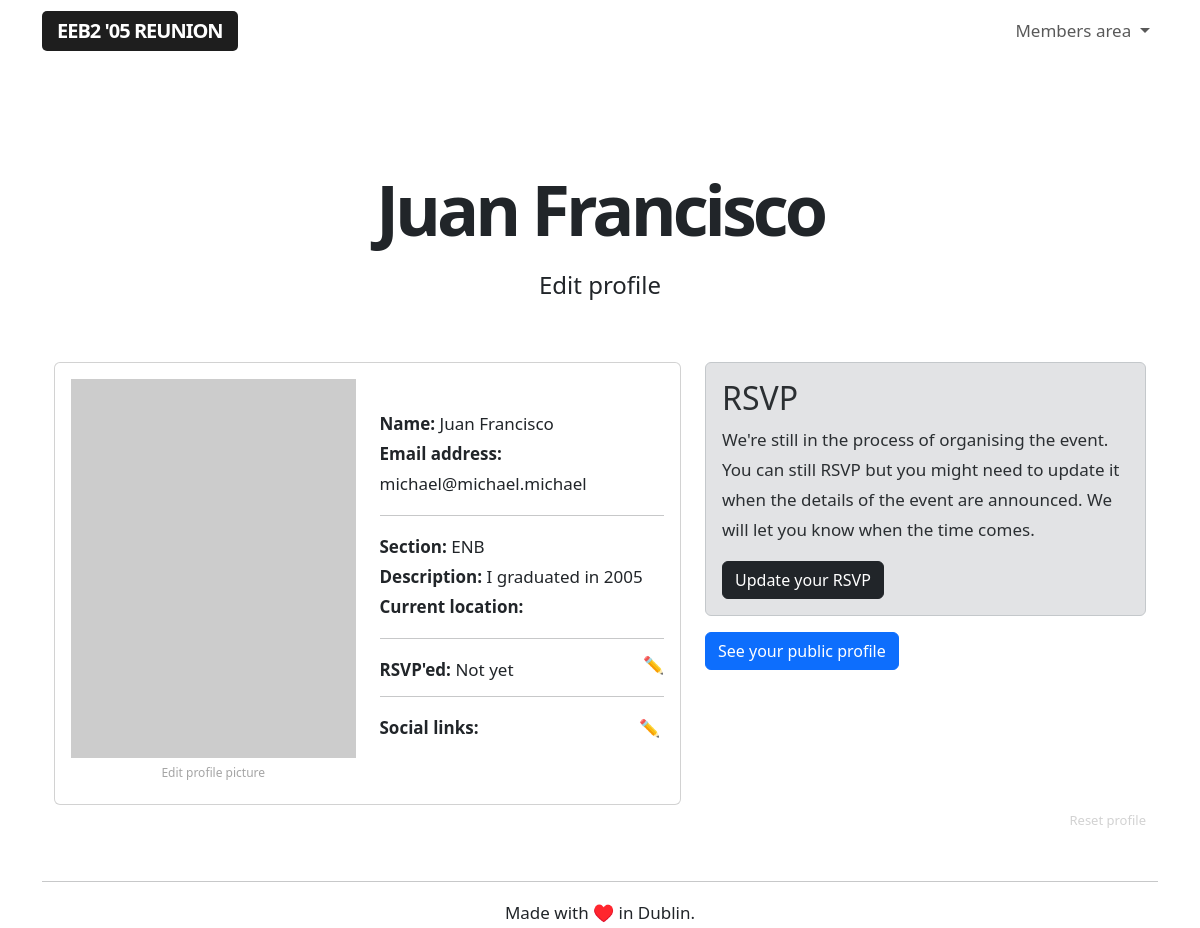
Screenshot of /user/2 (signed in) with the database file from the repository.
### app/models.py (models this page shows, shortened)
class User(UserMixin, db.Model):
    id = db.Column(db.Integer, primary_key=True)
    username = db.Column(db.String(64), index=True, unique=True)
    name = db.Column(db.String(64), index=True, unique=False)
    section = db.Column(db.String(64), index=True, unique=False)
    email = db.Column(db.String(120), index=True, unique=True)
    password_hash = db.Column(db.String(128))
    role = db.Column(db.String(64), index=True, unique=False)
    rsvp = db.Column(db.String(64), index=True, unique=False)
    avatar = db.Column(db.String(64), index=True, unique=False)
    currentlocation = db.Column(db.String(64), index=True, unique=False)
    verified = db.Column(db.String(64), index=True, unique=False)
    facebook = db.Column(db.String(64), index=True, unique=False)
    twitter = db.Column(db.String(64), index=True, unique=False)
    instagram = db.Column(db.String(64), index=True, unique=False)
    linkedin = db.Column(db.String(64), index=True, unique=False)
    snapchat = db.Column(db.String(64), index=True, unique=False)
    reddit = db.Column(db.String(64), index=True, unique=False)
    mastodon = db.Column(db.String(64), index=True, unique=False)
    tiktok = db.Column(db.String(64), index=True, unique=False)

### app/routes.py (the view)
@app.route('/user/<userid>', methods=['GET'])
@login_required
def user(userid):
    user = User.query.filter_by(id=userid).first()
    guest = Guest.query.filter_by(email=user.email).first()
    if user.name:
        if guest is None and user.id == current_user.id:
            return render_template('profile.html', user=user, userid=userid)
        elif user.id == current_user.id :
            return render_template('profile.html', user=user, userid=userid,
                guestid = guest.id)
        elif guest is None and current_user.role == 'admin':
            return render_template('profile.html', user=user, userid=userid)
        elif current_user.role == 'admin' :
            return render_template('profile.html', user=user, userid=userid,
                guestid = guest.id)
        else:
            flash("You don't have permission to access this profile.")
            return redirect(url_for('user', userid=current_user.id))
    elif guest is None:
        flash('Take a few seconds to complete your profile.')
        return redirect(url_for('selectrole', userid=userid))

### app/models.py (called while the page is built)
@login.user_loader
def load_user(id):
    return User.query.get(int(id))

### app/templates/profile.html (shortened to what this page needs)
{% extends "base.html" %}
{% block content %}
<div class="title">
    {% if current_user.role == 'admin' %}
        <h1>{{ user.name }}</h1>
        <h4>Edit profile</h4>
    {% else %}
        <h1>Your profile</h1>
        <h4>Hello {% if current_user.name %} there {{ user.name }}.{% else %}stranger.{% endif %}
    {% endif %}
</div>
<div class="container profile">
  <div class="row align-items-start">
    <div class="col-7">
        <div class="card">
            <div class="card-body">
                <div class="row align-items-start">
                    <div class="col-6">
                        {% if user.avatar %}
                        <img class="placeholderimage" src="/static/uploads/{{ user.avatar }}">
                        {% else %}
                        <img class="placeholderimage" src="https://dummyimage.com/600x800/c2c2c2/fff.jpg&text=Profile+placeholder">
                        {% endif %}
                        <a href="{{ url_for('upload_files', userid=userid) }}" class="edit-avatar">Edit profile picture</a>
                    </div>
                    <div class="col-6">
                        <br>
                        <b>Name:</b> {{ user.name }}
                        <br>
                        <b>Email address:</b> {{ user.username }}
                        <hr>
                        {% if current_user.section %}
                        <b>Section:</b> {{ user.section }}
                        <br>
                        {% endif %}
                        <b>Description:</b> {{ user.role }}
                        <br>
                        <b>Current location:</b> {{user.currentlocation }}
                        <hr>
                        <b>RSVP'ed:</b> {{ user.rsvp }}
                        <br>
                        <p><a href="{{url_for('rsvp', userid=userid) }}" class="nolinkdecoration align-right edit-rsvp">✏️</a></p>
                        <hr>
                        <div class="editsociallinks align-items-end">
                            <a href="{{ url_for('socialLinks', userid=userid) }}" class="nolinkdecoration">✏️</a>
                        </div>
                        <b>Social links:</b>
                        <br>
                    </div>
                </div>
            </div>
        </div>
    </div>
    <div class="col-5">
        <div class="alert alert-secondary">
            <h2>RSVP</h2>
            <p>We're still in the process of organising the event. You can still RSVP but you might need to update it when the details of the event are announced. We will let you know when the time comes.</p>
          <a class="btn btn-dark" href="{{ url_for('rsvp', userid=current_user.id) }}" role="button">Update your RSVP</a>
        </div>
        {% if user.role == 'I graduated in 2005' %}
        <div>
            <a class="btn btn-primary" href="{{ url_for('public', guestid=guestid) }}" role="button">See your public profile</a>
        </div>
        {% elif user.role == 'admin' and user.section %}
        <div>
            <a class="btn btn-primary" href="{{ url_for('public', guestid=guestid) }}" role="button">See your public profile</a>
        </div>
        {% elif user.role == 'admin' and user.section == '' %}
        <div>
            <a class="btn btn-primary" href="{{ url_for('publicother', userid=userid) }}" role="button">See your public profile</a>
        </div>
        {% else %}
        <div>
            <a class="btn btn-primary" href="{{ url_for('publicother', userid=userid) }}" role="button">See your public profile</a>
        </div>
        {% endif %}
      </div>
    </div>
            <a href="{{ url_for('resetProfile', userid=userid) }}" class="resetprofile align-right"> Reset profile</a>
</div>
{% endblock %}

### app/static/styles.css (style rules this page uses)
body { font-size: 17px !important; line-height: 30px !important; }
h1 { font-size: 70px !important; letter-spacing: -4px; text-align: center; font-weight: 800 !important; line-height: 75px !important; }
h4 { padding-bottom: 20px !important; font-weight: 300 !important; line-height: 35px !important; }
.align-right { margin-right: 0; margin-left: auto; display: table; }
.placeholderimage { width: 100%; }
.title h1 { margin-bottom: -20px !important; margin-top: 40px; }
.title h4 { padding-top: 40px !important; text-align: center !important; margin-bottom: 40px; }
.nolinkdecoration { text-decoration: none; }
.editsociallinks { position: absolute; right: 0; margin: 0 20px 0 0; }
.resetprofile { color: #1E1E1E33; text-decoration: none; font-size: 13px; }
.edit-rsvp { margin-top: -35px; }
.edit-avatar { font-size: 12px; text-decoration: none; color: #1e1e1e66; text-align: center !important; margin-left: auto; margin-right: auto; display: table; }

### rows the page displays
User: name "Juan Francisco", username "michael@michael.michael", section "ENB", role "I graduated in 2005", rsvp "Not yet"
